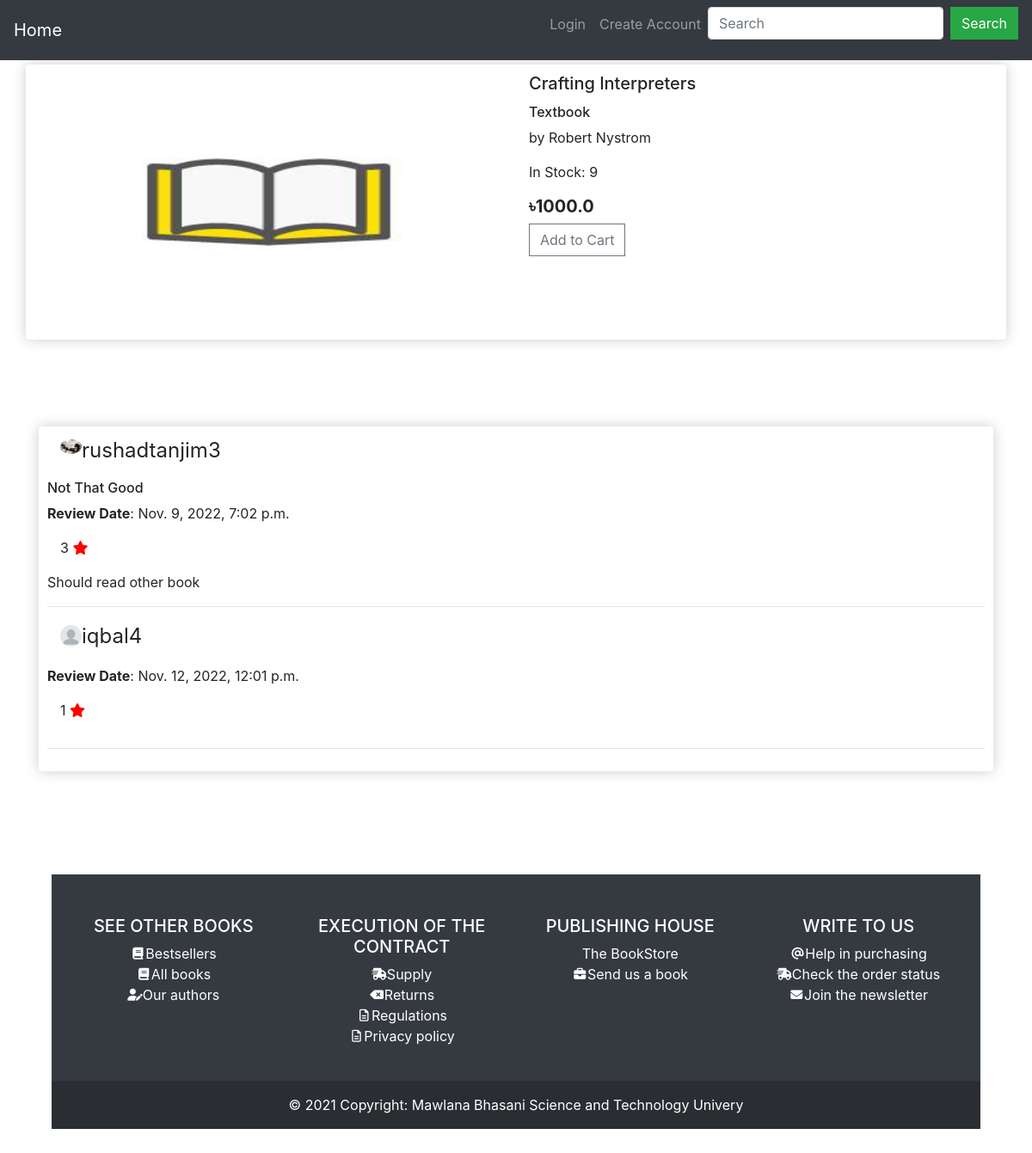
Screenshot of /profiles/product/3 with the database file from the repository.
### shop/models.py (models this page shows, shortened)
class Product(models.Model):
    BOOK_GENRES_CHOICES = [
        ('Action', 'Action and adventure'),
        ('Art', 'Art/architecture'),
        ('Alternate history', 'Alternate history'),
        ('Autobiography', 'Autobiography'),
        ('Anthology', 'Anthology'),
        ('Biography', 'Biography'),
        ('Business', 'Business/economics'),
        ('Children', 'Children'),
        ('Crafts/hobbies', 'Crafts/hobbies'),
        ('Classic', 'Classic'),
        ('Cookbook', 'Cookbook'),
        ('Comic book', 'Comic book'),
        ('Diary', 'Diary'),
        ('Dictionary', 'Dictionary'),
        ('Crime', 'Crime'),
        ('Encyclopedia', 'Encyclopedia'),
        ('Drama', 'Drama'),
        ('Fairytale', 'Fairytale'),
        ('Health', 'Health/fitness'),
        ('Fantasy', 'Fantasy'),
        ('History', 'History'),
        ('Graphic novel', 'Graphic novel'),
        ('Home and garden', 'Home and garden'),
        ('Historical fiction', 'Historical fiction'),
        ('Humor', 'Humor'),
        ('Horror', 'Horror'),
        ('Journal', 'Journal'),
        ('Mystery', 'Mystery'),
        ('Math', 'Math'),
        ('Paranormal romance', 'Paranormal romance'),
        ('Memoir', 'Memoir'),
        ('Picture book', 'Picture book'),
        ('Philosophy', 'Philosophy'),
        ('Poetry', 'Poetry'),
        ('Prayer', 'Prayer'),
        ('Political thriller', 'Political thriller'),
        ('Religion', 'Religion, spirituality, and new age'),
        ('Romance', 'Romance'),
        ('Textbook', 'Textbook'),
        ('Satire', 'Satire'),
        ('True crime', 'True crime'),
        ('Science fiction', 'Science fiction'),
        ('Review', 'Review'),
        ('Short story', 'Short story'),
        ('Science', 'Science'),
        ('Suspense', 'Suspense'),
        ('Self help', 'Self help'),
        ('Thriller', 'Thriller'),
        ('Sports and leisure', 'Sports and leisure'),
        ('Western', 'Western'),
        ('Travel', 'Travel'),
        ('Young adult', 'Young adult'),
    ]
    product_name = models.CharField(blank=True, max_length=255)
    author_name = models.CharField(blank=True, max_length=255)
    price = models.FloatField(blank=True, null=True, default=1)
    digital = models.BooleanField(default=False, null=True, blank=False)
    genres = models.CharField(
        max_length=150, choices=BOOK_GENRES_CHOICES, default='Textbook')
    quantity = models.IntegerField(blank=False, default=1)
    product_pic = models.ImageField(
        default='book-default.jpg', upload_to='product')

### profiles/models.py (models this page shows, shortened)
class Rating(models.Model):
    user = models.ForeignKey(User, on_delete=models.CASCADE, default=None)
    product = models.ForeignKey(
        Product, on_delete=models.CASCADE, default=None)
    title = models.CharField(max_length=100, default='Untitled')
    rating = models.CharField(max_length=70)
    review = models.CharField(max_length=250)
    rated_date = models.DateTimeField(auto_now_add=True)
    def __str__(self):
        return f'{self.user.username} profile {self.product.product_name} rating'

class Profile(models.Model):
    user = models.OneToOneField(
        User, on_delete=models.CASCADE, blank=True, null=True)
    city = models.CharField(max_length=200, blank=True)
    profile_pic = models.ImageField(default='default.png', upload_to='profile')

### profiles/views.py (the view)
def productDetail(request, book_id):
    if request.user.is_authenticated:
        customer = request.user.profile
        order, created = Order.objects.get_or_create(
            profile=customer, completed=False)
        items = order.orderitem_set.all()
        cartItems = order.get_cart_items
    else:
        items = []
        order = {'get_cart_total': 0, 'get_cart_items': 0, 'shipping': False}
        cartItems = order['get_cart_items']
    book = Product.objects.get(id=book_id)
    ratings = Rating.objects.filter(product=book)
    data = {'book': book, 'ratings': ratings,
            'order': order, 'cartItems': cartItems}
    print(ratings)
    return render(request, 'profiles/product.html', data)

### profiles/templates/profiles/product.html (shortened to what this page needs)
{% extends "profiles/base.html" %}
{% block content %}
    <div class="container box-element">
        <div class="row">
            <div class="col-md-6">
                <img src="{{ book.product_pic.url }}"
                     class="card-img-top"
                     style="width: 100%;
                            height: 300px;"/>
            </div>
            <div class="col-md-6">
                <h5 class="card-title">{{ book.product_name }}</h5>
                <h6>{{ book.genres }}</h6>
                <p>by   {{ book.author_name }}</p>
                <p>In Stock: {{ book.quantity }}</p>
                <h5>
                    <strong>&#2547;{{ book.price }}</strong>
                </h5>
                <button data-product="{{ book.id }}"
                        data-action="add"
                        class="btn btn-outline-secondary add-btn update-cart">
                    Add to Cart
                </button>
            </div>
        </div>
    </div>
    <br>
    <br>
    <br>
    <br>
    {% if ratings %}
        <div class="container">
            <div class="box-element">
                {% for rating in ratings %}
                    <div>
                        <legend class="container" style="display:block;">
                            <img class="rounded-circle"
                                 style="width:25px; float:left; margin-top:12px; margin-top:5px; "
                                 src="{{ rating.user.profile.profile_pic.url }}">
                            <p >{{ rating.user }}</p>
                        </legend>
                    </div>
                    <h6>{{ rating.title }}</h6>
                    <p>
                        <strong>Review Date</strong>: {{ rating.rated_date }}
                    </p>
                    <div class="container">
                        {% for i in rating.rating %}
                            <p style="display:inline-block">{{i }}</p>
                            <i class="fa fa-star  checked"></i>
                        {% endfor %}
                    </div>
                    <p>{{ rating.review }}</p>
                    <hr>
                {% endfor %}
            </div>
        {% endif %}
    {% endblock content %}

### static/css/brands.css (style rules this page uses)
:root, :host { --fa-style-family-brands: 'Font Awesome 6 Brands'; --fa-font-brands: normal 400 1em/1 'Font Awesome 6 Brands'; }

### static/css/solid.css (style rules this page uses)
:root, :host { --fa-style-family-classic: 'Font Awesome 6 Free'; --fa-font-solid: normal 900 1em/1 'Font Awesome 6 Free'; }

### static/css/regular.css (style rules this page uses)
:root, :host { --fa-style-family-classic: 'Font Awesome 6 Free'; --fa-font-regular: normal 400 1em/1 'Font Awesome 6 Free'; }

### static/css/main.css (style rules this page uses)
.box-element { box-shadow:hsl(0, 0%, 80%) 0 0 16px; background-color: #fff; border-radius: 4px; padding: 10px; margin-top: 5px; }
.btn { border-radius: 0; }
.checked { color: red; }

### rows the page displays
Product: product_pic (placeholder picture), product_name "Crafting Interpreters", genres "Textbook", author_name "Robert Nystrom", quantity "9", price "1000.0"
Rating: user.profile.profile_pic (picture), user "rushadtanjim3", title "Not That Good", rated_date "Nov. 9, 2022, 7:02 p.m.", rating "3", review "Should read other book"
Rating: user.profile.profile_pic (placeholder picture), user "iqbal4", rated_date "Nov. 12, 2022, 12:01 p.m.", rating "1"
